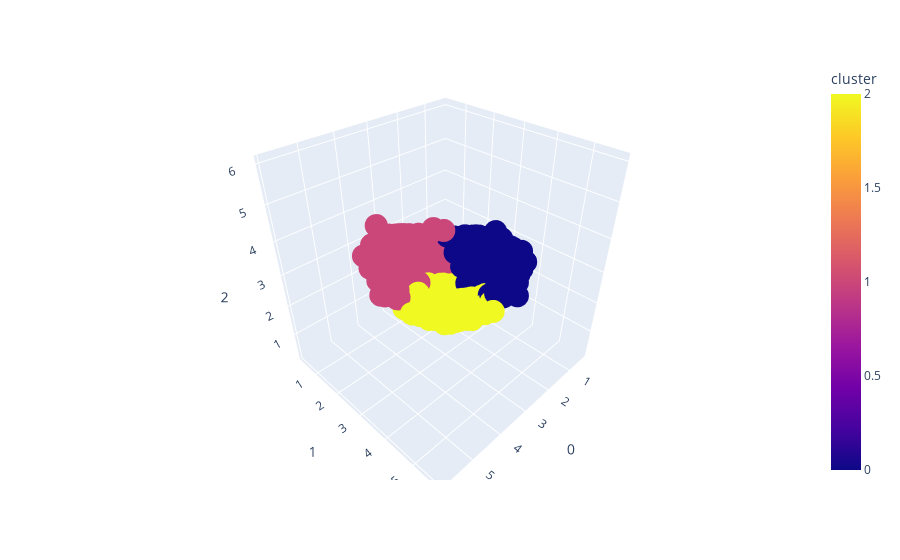

Notebook cell for this chart:
### Code cell
import plotly.express as px

fig = px.scatter_3d(df_clusters, x=0, y=1, z=2, color='cluster')
fig.show()

### Figure 1 — Plotly figure (JSON) as saved in the notebook; plotly's stock layout.template omitted (floating-point values rounded to 4 significant figures; data arrays with more than 128 entries replaced by an {"elided": "..."} marker saying what was removed)
{"data": [{"hovertemplate": "0=%{x}<br>1=%{y}<br>2=%{z}<br>cluster=%{marker.color}<extra></extra>", "legendgroup": "", "marker": {"color": {"elided": "10980 int values"}, "coloraxis": "coloraxis", "symbol": "circle"}, "mode": "markers", "name": "", "scene": "scene", "showlegend": false, "type": "scatter3d", "x": {"elided": "10980 float values"}, "y": {"elided": "10980 float values"}, "z": {"elided": "10980 float values"}}], "layout": {"coloraxis": {"colorbar": {"title": {"text": "cluster"}}, "colorscale": [[0, "#0d0887"], [0.1111, "#46039f"], [0.2222, "#7201a8"], [0.3333, "#9c179e"], [0.4444, "#bd3786"], [0.5556, "#d8576b"], [0.6667, "#ed7953"], [0.7778, "#fb9f3a"], [0.8889, "#fdca26"], [1, "#f0f921"]]}, "legend": {"tracegroupgap": 0}, "margin": {"t": 60}, "scene": {"domain": {"x": [0, 1], "y": [0, 1]}, "xaxis": {"title": {"text": "0"}}, "yaxis": {"title": {"text": "1"}}, "zaxis": {"title": {"text": "2"}}}}}
